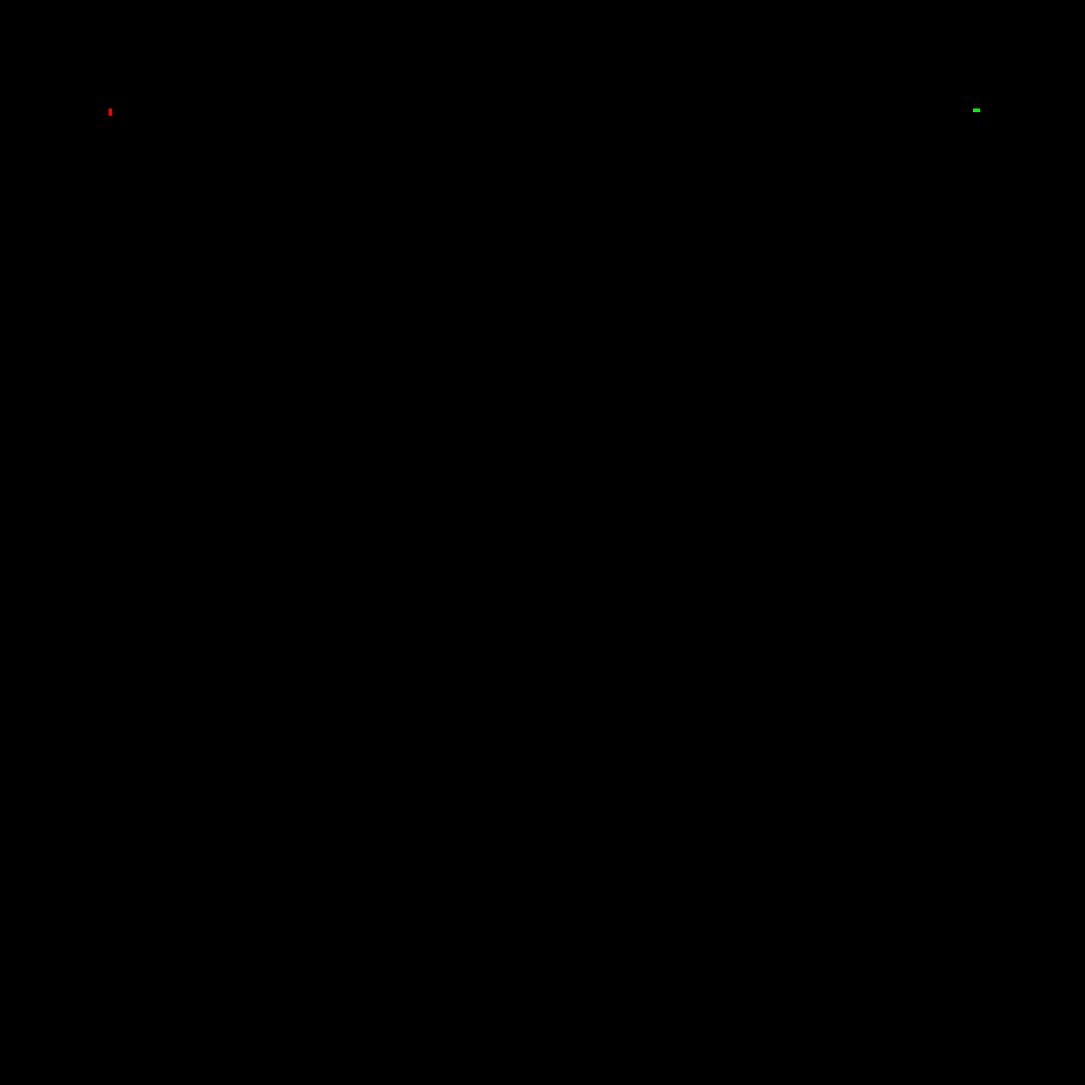
Frame 1 (no input)
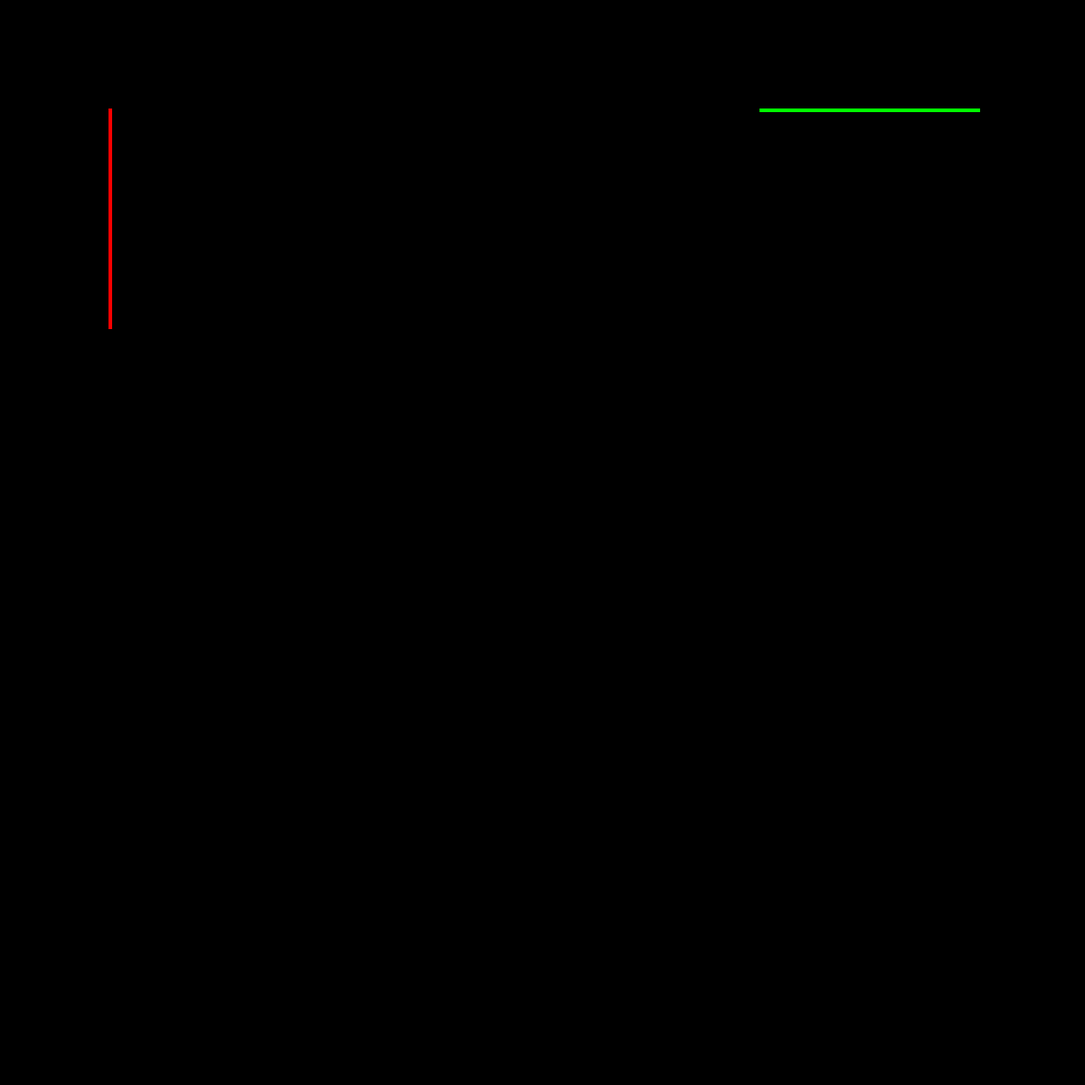
Frame 60 (no input)
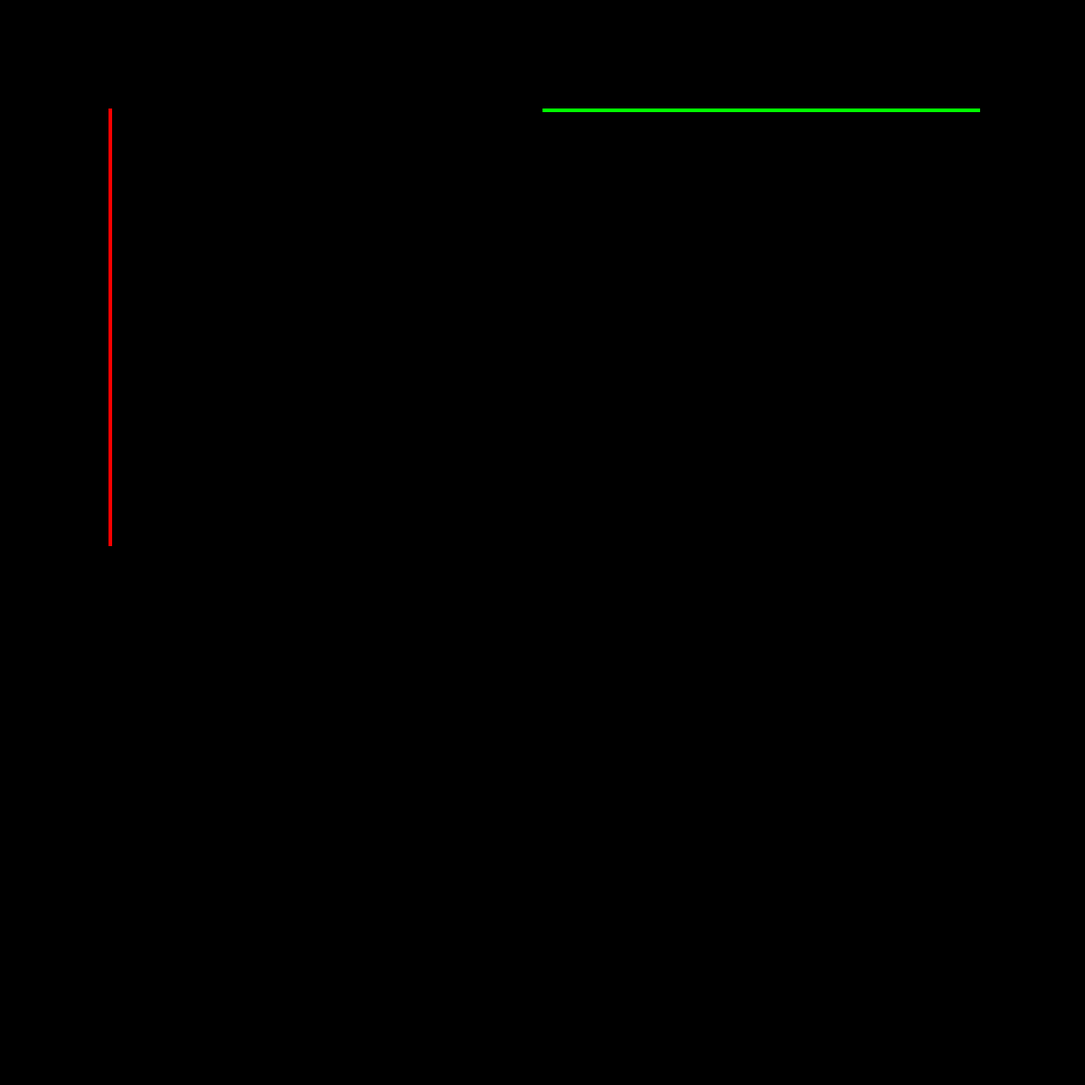
Frame 120 (the mouse pressed at the canvas centre since frame 60)

The p5.js sketch that drew these frames (run headless with seeded random() and noise() and a simulated clock; from frame 60 on, the mouse is pressed at the canvas centre):

// p5.js sketch
// ── sketch.js
var tracers = [];
var scl = 4;
var total_history = [];

function setup() {
	frameRate(60);
	createCanvas(1200,1200);
	player_1 = new Tracer('Player_1',width/10,height/10,[38,39,40,37],color(255,0,0),1);
	player_2 = new Tracer('Player_2',width - width/10,height/10,[87,68,83,65],color(0,255,0),2);
	//player_3 = new Tracer('Player_3',width/10,height - height/10,[84,72,71,70],color(255,255,255),3);
	// player_4 = new Tracer('Player_4',width - width/10,height - height/10,[73,76,75,74],color(255,0,255),4);
	tracers.push(player_1);
	tracers.push(player_2);
	//tracers.push(player_3);
	// tracers.push(player_4);
}

function draw() {
	background(0);
	for(var i = 0; i < tracers.length; i ++) {
		tracers[i].update();
	}
	win_check();
} 

// ── tracer.js
function Tracer(name,x,y,movement_keys,color,starting_dir) {
	//MISC
	this.name = name;
	this.color = color;
	this.history = [];
	this.status = true;
	//Physics
	this.pos = createVector(x,y);
	this.vel = createVector(0,0);
	//Direction
	this.current_dir = null;
	this.movement_keys = movement_keys;
	this.up = this.movement_keys[0];
	this.right = this.movement_keys[1];
	this.down = this.movement_keys[2];
	this.left = this.movement_keys[3];
	if (starting_dir == 1) this.vel.y += scl;
	if (starting_dir == 2) this.vel.x -= scl;
	if (starting_dir == 3) this.vel.x += scl;
	if (starting_dir == 4) this.vel.y -= scl;

	this.update = function() {
		if(this.status) {
			this.update_history();
			this.pos.add(this.vel);
			this.edges();
			this.display();
			this.check_history();
		} else {
			this.display();
		}
	}

	this.display = function() {
		fill(this.color);
		noStroke();
		for(var i = 0; i < this.history.length; i ++) {
			var coord = this.history[i];
			rect(coord.x,coord.y,scl,scl);
		}
		rect(this.pos.x,this.pos.y,scl,scl);
	}

	this.change_dir = function(code) {
		var old_vel = this.vel.copy();
		var old_code = this.current_dir;
		this.vel.mult(0);
		switch(code) {
			case this.up:
				if (this.compare_dir(code)) {
					this.vel.y -= scl;
					this.current_dir = code;
					break;
				}
			case this.right:
				if (this.compare_dir(code)) {
					this.vel.x += scl;
					this.current_dir = code;
					break;
				}
			case this.down:
				if (this.compare_dir(code)) {
					this.vel.y += scl;
					this.current_dir = code;
					break;
				}
			case this.left:
				if (this.compare_dir(code)) {
					this.vel.x -= scl;
					this.current_dir = code;
					break;
				}
			default:
				this.vel = old_vel;
				this.current_dir = old_code;
				break;
		}
	}

	this.compare_dir = function(code) {
		if (code == this.up) {
			if (this.current_dir == this.down) return false;
		} else if (code == this.down){
			if (this.current_dir == this.up) return false;
		} else if (code == this.right) {
			if (this.current_dir == this.left) return false;
		} else if (code == this.left) {
			if (this.current_dir == this.right) return false;
		}
		return true;
	}


	this.edges = function() {
		if(this.pos.y > height) this.pos.y = 0;
		if(this.pos.y < 0) this.pos.y = height;
		if(this.pos.x > width) this.pos.x = 0;
		if(this.pos.x < 0) this.pos.x = width;
	}

	this.update_history = function() {
		past_pos = this.pos.copy();
		this.history.push(past_pos);
		total_history.push(past_pos);
	}

	this.check_history = function() {
		for(var i = 0; i < total_history.length; i ++) {
			var next = total_history[i];
			if (next.x === this.pos.x && next.y === this.pos.y && mag(this.vel.x,this.vel.y) >= scl){
				this.vel.mult(0);
				this.status = false;
			}
		}
	}
}
// ── utility.js
function keyPressed() {
	for(var i = 0; i < tracers.length; i ++) {
		if (contains(tracers[i].movement_keys, keyCode)) {
			tracers[i].change_dir(keyCode);
		}
	}
}

function win_check() {
  for(var i = 0; i < tracers.length; i ++) {
    status = tracers[i].status;
    if (!tracers[i].status) {
      // console.log(tracers[i].name + ' is dead');
    }
  }
}

function contains(a, obj) {
    var i = a.length;
    while (i--) {
       if (a[i] === obj) {
           return true;
       }
    }
    return false;
}
